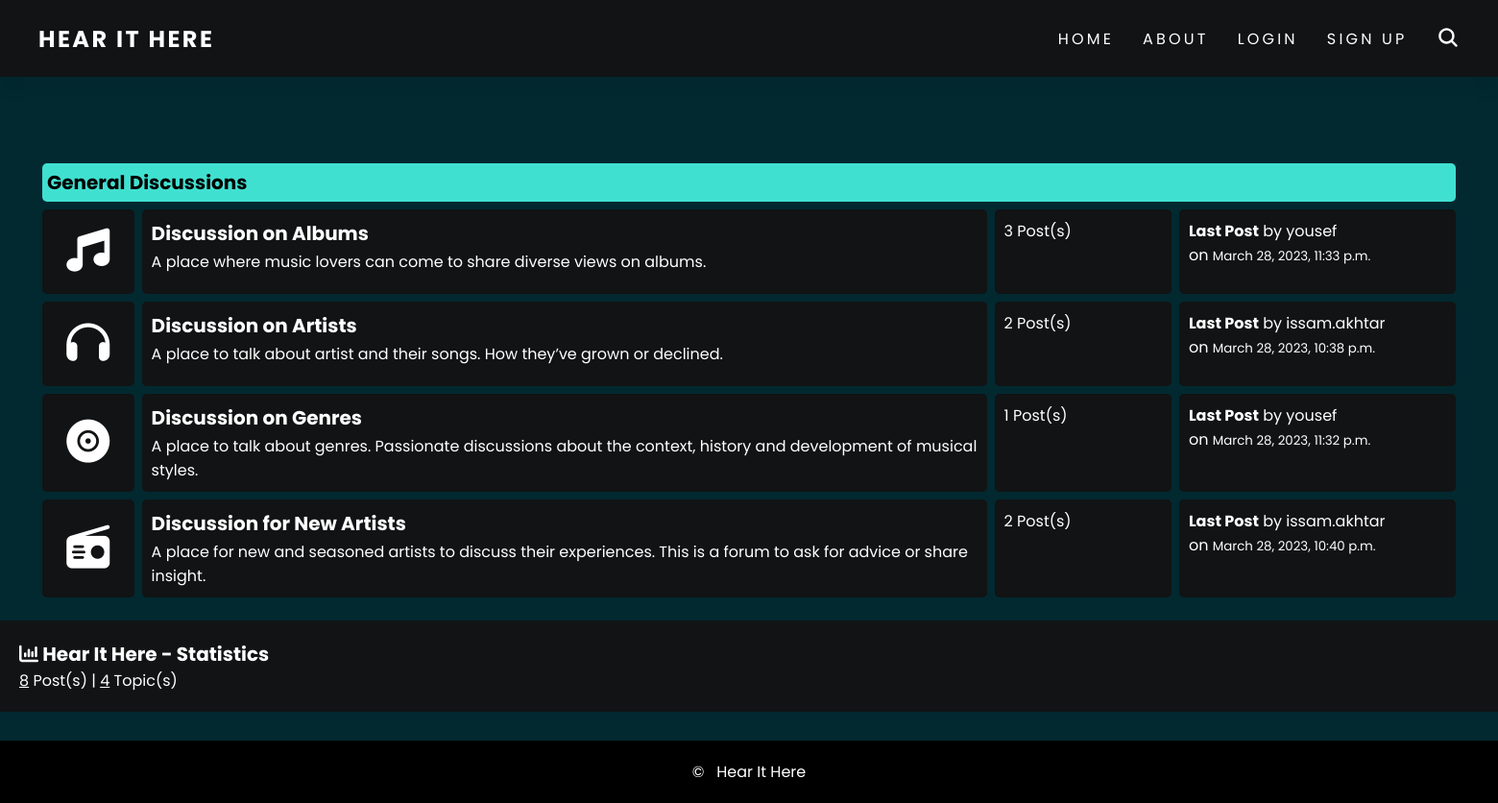
The page / on the database its author committed.
### forum/models.py (models this page shows, shortened)
class Category(models.Model):
    title = models.CharField(max_length=50, unique=True, null=False)
    content = models.CharField(max_length=500, null=True)

class Post(models.Model):
    title = models.CharField(max_length=100, unique=True, null=False)
    description = models.TextField(null=False)
    time = models.DateTimeField(auto_now_add=True)
    user = models.ForeignKey(CustomUser, on_delete=models.CASCADE)
    category = models.ForeignKey(Category, on_delete=models.CASCADE)

### account/models.py (models this page shows, shortened)
class CustomUser(AbstractBaseUser, PermissionsMixin):
    email = models.EmailField(max_length=255, null=False, unique=True)
    username = models.CharField(max_length=50, null=False, unique=True)
    date_joined = models.DateTimeField(auto_now_add=True)
    is_staff = models.BooleanField(default=False)
    is_active = models.BooleanField(default=False)
    is_mod = models.BooleanField(default=False)
    USERNAME_FIELD = 'username'
    REQUIRED_FIELDS = ['email']
    objects = CustomUserManager()

### homepage/views.py (the view)
# urls.py: path('', views.home_response, name='home'),
def home_response(request):
    categories = Category.objects.all()
    total = 0
    for category in categories:
        total += category.post_set.count()
    return render(request, 'index.html', {'categories': categories, 'total': total})

### homepage/templates/index.html (shortened to what this page needs)
{% extends 'templates/base.html' %}
{% block content %}
<div class = "container">
    <div class = "subforum">
        <div class = "subforum-title">
            <h1>General Discussions</h1>
        </div>
        {% for category in categories %}
            <div class = "subforum-row">
                <div class = "subforum-icon subforum-column center">
                    <a href="{% url 'forum:posts' category_id=category.id %}">
                    {% if category.id == 3 %}
                        <i class="fa-solid fa-music icon"></i>
                    {% elif category.id == 4 %}
                        <i class="fa-solid fa-headphones icon"></i>
                    {% elif category.id == 5 %}
                        <i class="fa-solid fa-record-vinyl icon"></i>
                    {% else %}
                        <i class="fa-solid fa-radio icon"></i>
                    {% endif %}
                </a>
                </div>
                <div class = "subforum-description subforum-column">
                    <h1><a href="{% url 'forum:posts' category_id=category.id %}">{{ category.title }}</a></h1>
                    <p class="content-p">{{ category.content }}</p>
                </div>
                <div class = "subforum-stats subforum-column">
                    <span>{{ category.post_set.count }} Post(s)</span>
                </div>
                <div class = "subforum-info subforum-column">
                    {% if category.post_set.last %}
                        <b><a class="last-post" href="{% url 'forum:view_post' category_id=category.id post_id=category.post_set.last.id%}">
                            Last Post</a></b> by
                        <a class="last-post" href="{% url 'account:profile' username=category.post_set.last.user.username %}">
                            {{ category.post_set.last.user.username }}</a>
                        <br>
                        on <small>{{ category.post_set.last.time  }}</small>
                    {% else %}
                        <b><a>No Comments Yet</a></b>
                    {% endif %}
                </div>
            </div>
        {% endfor %}
    </div>
</div>
<div class = "forum-info">
    <div class = "chart">
        <i class = "fa fa-bar-chart"></i> Hear It Here - Statistics &nbsp;
    </div>
    <div>
      <span><u>{{ total }}</u> Post(s) |
          <u>{{ categories|length }}</u> Topic(s)</span>
    </div>
</div>
{% endblock %}

### static/css/style.css (style rules this page uses)
* { margin: 0; padding: 0; box-sizing: border-box; font-family: 'Poppins'; }
body { min-height: 100vh; background: rgb(2, 41, 48) 100%; overflow-x: hidden; color: #fff; height: 100%; display: flex; flex-direction: column; margin-top: auto; }
a { color: #fff; text-decoration: none; }
h1 { font-size: 20px; font-weight: bolder; }
.container { margin: 0 20px; padding-bottom: 20px !important; padding: 0 20px; }
.subforum { margin-top: 20px; }
.subforum-title { background: #40E0D0; padding: 5px; border-radius: 5px; margin: 4px; color: black; }
.subforum-description { margin-block: 0; }
.subforum-row { display: grid; grid-template-columns: 7% 60% 13% 20% }
.subforum-column { padding: 10px; margin: 4px; border-radius: 5px; background-color: #111314; }
.subforum-description h1 a { display: inline-block; position: relative; padding-bottom: 2px; }
.subforum-description h1 a::before { content: ""; position: absolute; height: 2px; left: 0; bottom: 0; width: 0; background: #40E0D0; transition: width 0.25s ease-out; }
.center { display: flex; justify-content: center; align-items: center; }
.subforum-icon { font-size: 45px; }
.forum-info { padding: 20px; background-color: #111314; }
.chart { font-size: 20px; font-weight: bold; }

### rows shown on the page
Category: title "Discussion on Albums", content "A place where music lovers can come to share diverse views on albums.", post_set.count "3", post_set.last.user.username "yousef", post_set.last.time "March 28, 2023, 11:33 p.m."
Category: title "Discussion on Artists", content "A place to talk about artist and their songs. How they’ve grown or declined.", post_set.count "2", post_set.last.user.username "issam.akhtar", post_set.last.time "March 28, 2023, 10:38 p.m."
Category: title "Discussion on Genres", content "A place to talk about genres. Passionate discussions about the context, history and development of musical styles.", post_set.count "1", post_set.last.user.username "yousef", post_set.last.time "March 28, 2023, 11:32 p.m."
Category: title "Discussion for New Artists", content "A place for new and seasoned artists to discuss their experiences. This is a forum to ask for advice or share insight.", post_set.count "2", post_set.last.user.username "issam.akhtar", post_set.last.time "March 28, 2023, 10:40 p.m."

### other values the page prints
{{ total }} "8"
{{ categories|length }} "4"
